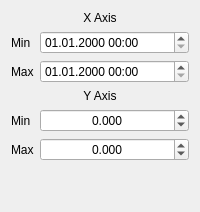
           <widget class="QWidget" name="tab_time">
            <attribute name="title">
             <string>Time</string>
            </attribute>
            <layout class="QVBoxLayout" name="verticalLayout_5">
             <item>
              <layout class="QVBoxLayout" name="verticalLayout_4">
               <item>
                <widget class="QLabel" name="label_xaxis">
                 <property name="text">
                  <string>X Axis</string>
                 </property>
                 <property name="alignment">
                  <set>Qt::AlignCenter</set>
                 </property>
                </widget>
               </item>
               <item>
                <layout class="QGridLayout" name="gridLayout_3">
                 <item row="0" column="1">
                  <widget class="QDateTimeEdit" name="dt_xaxis_min">
                   <property name="sizePolicy">
                    <sizepolicy hsizetype="Expanding" vsizetype="Fixed">
                     <horstretch>0</horstretch>
                     <verstretch>0</verstretch>
                    </sizepolicy>
                   </property>
                   <property name="currentSection">
                    <enum>QDateTimeEdit::DaySection</enum>
                   </property>
                   <property name="displayFormat">
                    <string>dd.MM.yyyy hh:mm</string>
                   </property>
                   <property name="calendarPopup">
                    <bool>false</bool>
                   </property>
                   <property name="timeSpec">
                    <enum>Qt::UTC</enum>
                   </property>
                  </widget>
                 </item>
                 <item row="1" column="1">
                  <widget class="QDateTimeEdit" name="dt_xaxis_max">
                   <property name="currentSection">
                    <enum>QDateTimeEdit::DaySection</enum>
                   </property>
                   <property name="displayFormat">
                    <string>dd.MM.yyyy hh:mm</string>
                   </property>
                   <property name="calendarPopup">
                    <bool>false</bool>
                   </property>
                   <property name="timeSpec">
                    <enum>Qt::UTC</enum>
                   </property>
                  </widget>
                 </item>
                 <item row="0" column="0">
                  <widget class="QLabel" name="label_xaxis_min">
                   <property name="sizePolicy">
                    <sizepolicy hsizetype="Minimum" vsizetype="Preferred">
                     <horstretch>0</horstretch>
                     <verstretch>0</verstretch>
                    </sizepolicy>
                   </property>
                   <property name="text">
                    <string>Min</string>
                   </property>
                  </widget>
                 </item>
                 <item row="1" column="0">
                  <widget class="QLabel" name="label_xaxis_max">
                   <property name="sizePolicy">
                    <sizepolicy hsizetype="Minimum" vsizetype="Preferred">
                     <horstretch>0</horstretch>
                     <verstretch>0</verstretch>
                    </sizepolicy>
                   </property>
                   <property name="text">
                    <string>Max</string>
                   </property>
                  </widget>
                 </item>
                </layout>
               </item>
               <item>
                <widget class="QLabel" name="label_yaxis">
                 <property name="text">
                  <string>Y Axis</string>
                 </property>
                 <property name="alignment">
                  <set>Qt::AlignCenter</set>
                 </property>
                </widget>
               </item>
               <item>
                <layout class="QGridLayout" name="gridLayout_4">
                 <item row="1" column="1">
                  <widget class="QDoubleSpinBox" name="dspin_yaxis_max">
                   <property name="alignment">
                    <set>Qt::AlignCenter</set>
                   </property>
                   <property name="decimals">
                    <number>3</number>
                   </property>
                   <property name="minimum">
                    <double>-1000.000000000000000</double>
                   </property>
                   <property name="maximum">
                    <double>1000.000000000000000</double>
                   </property>
                  </widget>
                 </item>
                 <item row="1" column="0">
                  <widget class="QLabel" name="label_yaxis_max">
                   <property name="sizePolicy">
                    <sizepolicy hsizetype="Minimum" vsizetype="Preferred">
                     <horstretch>0</horstretch>
                     <verstretch>0</verstretch>
                    </sizepolicy>
                   </property>
                   <property name="text">
                    <string>Max</string>
                   </property>
                  </widget>
                 </item>
                 <item row="0" column="1">
                  <widget class="QDoubleSpinBox" name="dspin_yaxis_min">
                   <property name="sizePolicy">
                    <sizepolicy hsizetype="Expanding" vsizetype="Fixed">
                     <horstretch>0</horstretch>
                     <verstretch>0</verstretch>
                    </sizepolicy>
                   </property>
                   <property name="alignment">
                    <set>Qt::AlignCenter</set>
                   </property>
                   <property name="decimals">
                    <number>3</number>
                   </property>
                   <property name="minimum">
                    <double>-1000.000000000000000</double>
                   </property>
                   <property name="maximum">
                    <double>1000.000000000000000</double>
                   </property>
                  </widget>
                 </item>
                 <item row="0" column="0">
                  <widget class="QLabel" name="label_yaxis_min">
                   <property name="sizePolicy">
                    <sizepolicy hsizetype="Minimum" vsizetype="Preferred">
                     <horstretch>0</horstretch>
                     <verstretch>0</verstretch>
                    </sizepolicy>
                   </property>
                   <property name="text">
                    <string>Min</string>
                   </property>
                  </widget>
                 </item>
                </layout>
               </item>
               <item>
                <spacer name="verticalSpacer">
                 <property name="orientation">
                  <enum>Qt::Vertical</enum>
                 </property>
                 <property name="sizeHint" stdset="0">
                  <size>
                   <width>20</width>
                   <height>40</height>
                  </size>
                 </property>
                </spacer>
               </item>
              </layout>
             </item>
            </layout>
           </widget>
